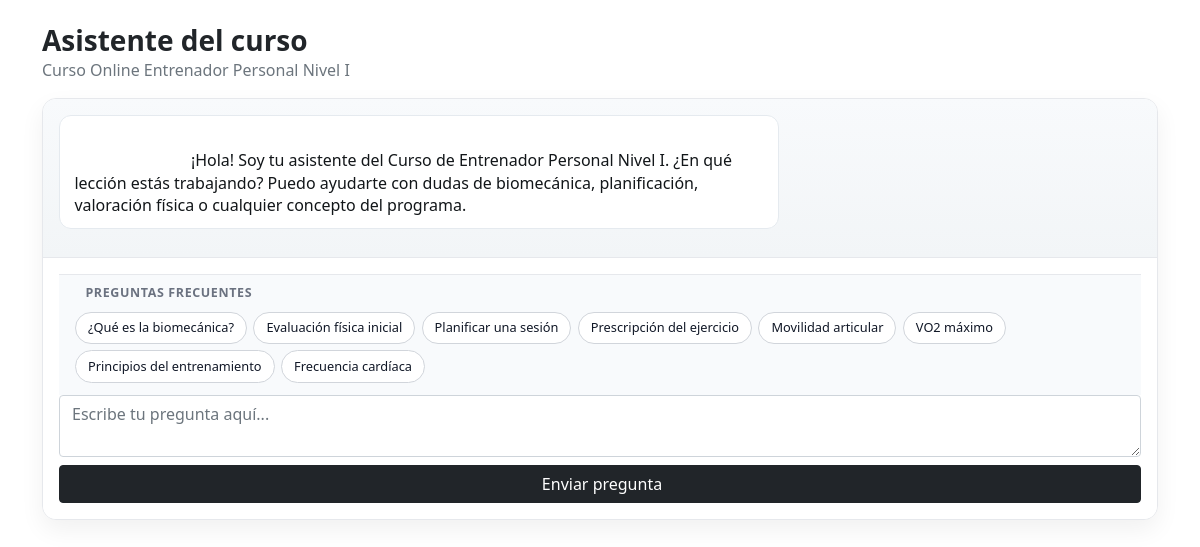
Page /student/chatbot.php?slug=entrenador-personal-nivel-i&embed=1 (signed in) on the committed database.
### tables this page shows
CREATE TABLE courses (
    id BIGINT UNSIGNED AUTO_INCREMENT PRIMARY KEY,
    slug VARCHAR(120) NOT NULL,
    title VARCHAR(180) NOT NULL,
    description TEXT NULL,
    price DECIMAL(10,2) NOT NULL DEFAULT 0.00,
    currency CHAR(3) NOT NULL DEFAULT 'EUR',
    duration_days INT UNSIGNED NULL,
    is_published TINYINT(1) NOT NULL DEFAULT 0,
    css_file VARCHAR(220) NULL COMMENT 'Ruta CSS específica del curso, p.ej. assets/css/pages/courses/entrenador-personal-nivel-i.css',
    created_at TIMESTAMP NOT NULL DEFAULT CURRENT_TIMESTAMP,
    updated_at TIMESTAMP NOT NULL DEFAULT CURRENT_TIMESTAMP ON UPDATE CURRENT_TIMESTAMP,
    UNIQUE KEY uq_courses_slug (slug),
    KEY idx_courses_published (is_published)
);

CREATE TABLE chatbot_configs (
    id BIGINT UNSIGNED AUTO_INCREMENT PRIMARY KEY,
    course_id BIGINT UNSIGNED NOT NULL,
    module_key VARCHAR(80) NOT NULL,
    system_prompt TEXT NULL,
    welcome_prompt TEXT NULL,
    is_enabled TINYINT(1) NOT NULL DEFAULT 1,
    max_tokens INT UNSIGNED NULL,
    temperature DECIMAL(3,2) NULL,
    created_at TIMESTAMP NOT NULL DEFAULT CURRENT_TIMESTAMP,
    updated_at TIMESTAMP NOT NULL DEFAULT CURRENT_TIMESTAMP ON UPDATE CURRENT_TIMESTAMP,
    CONSTRAINT fk_chatbot_configs_course FOREIGN KEY (course_id) REFERENCES courses(id) ON DELETE CASCADE ON UPDATE CASCADE,
    UNIQUE KEY uq_chatbot_configs_course (course_id),
    KEY idx_chatbot_configs_module (module_key)
);

### public/student/chatbot.php (called while the page is built, shortened)
<?php
require __DIR__ . '/../../app/config/database.php';
$user = getCurrentUser();
$slug = trim((string) ($_GET['slug'] ?? ''));
$embed = !empty($_GET['embed']);
$course = null;
$chatConfig = null;
$messages = [];
$errorMessage = null;
try {
    $stmt = db()->prepare('SELECT * FROM courses WHERE slug = ? AND is_published = 1 LIMIT 1');
    $stmt->execute([$slug]);
    $course = $stmt->fetch(PDO::FETCH_ASSOC) ?: null;
    $stmt = db()->prepare('SELECT * FROM chatbot_configs WHERE course_id = ? LIMIT 1');
    $stmt->execute([(int) $course['id']]);
    $chatConfig = $stmt->fetch(PDO::FETCH_ASSOC) ?: null;
} catch (Throwable $exception) {
    $errorMessage = $exception->getMessage();
}
if ($errorMessage === null && $course !== null) {
    try {
        $stmt = db()->prepare(<<<'SQL'
            SELECT message_role, content, created_at
            FROM chat_messages
            WHERE user_id = ? AND course_id = ?
            ORDER BY id DESC
            LIMIT 30
        SQL);
        $stmt->execute([(int) $user['id'], (int) $course['id']]);
        $messages = array_reverse($stmt->fetchAll(PDO::FETCH_ASSOC));
    } catch (Throwable) {
        $messages = [];
    }
    $lastMsg = end($messages);
}
require __DIR__ . '/../../app/views/student/chatbot.php';

### app/helpers/auth.php (called while the page is built, shortened)
<?php
function appBasePath(): string
{
    static $basePath = null;
    if ($basePath !== null) {
        return $basePath;
    }
    $scriptName = str_replace('\\', '/', $_SERVER['SCRIPT_NAME'] ?? '');
    $publicMarker = '/public/';
    $markerPosition = strpos($scriptName, $publicMarker);
    $dir = str_replace('\\', '/', dirname($scriptName));
    $dir = $dir === '/' ? '' : rtrim($dir, '/');
    $basePath = $dir;
    return $basePath;
}
function appUrl(string $path = ''): string
{
    $basePath = appBasePath();
    $normalizedPath = ltrim($path, '/');
    return $basePath === '' ? '/' . $normalizedPath : $basePath . '/' . $normalizedPath;
}

### app/config/database.php (called while the page is built, shortened)
<?php
function db(): PDO
{
    static $pdo = null;
    if ($pdo instanceof PDO) {
        return $pdo;
    }
    $host = '127.0.0.1';
    $port = 3306;
    $database = 'sitecraft';
    $username = 'root';
    $password = '';
    $charset = 'utf8mb4';
    $dsn = sprintf('mysql:host=%s;port=%d;dbname=%s;charset=%s', $host, $port, $database, $charset);
    $options = [
        PDO::ATTR_ERRMODE => PDO::ERRMODE_EXCEPTION,
        PDO::ATTR_DEFAULT_FETCH_MODE => PDO::FETCH_ASSOC,
        PDO::ATTR_EMULATE_PREPARES => false,
    ];
    $pdo = new PDO($dsn, $username, $password, $options);
    return $pdo;
}

### app/views/student/chatbot.php (the view, shortened to what this page needs)
<?php
if (empty($embed)) {
    require __DIR__ . '/../layouts/header.php';
} else {
?><!DOCTYPE html>
<html lang="es">
<head>
<link rel="stylesheet" href="<?= htmlspecialchars(appUrl('assets/css/base/bootstrap.min.css'), ENT_QUOTES, 'UTF-8'); ?>">
<link rel="stylesheet" href="<?= htmlspecialchars(appUrl('assets/icons/bootstrap-icons.css'), ENT_QUOTES, 'UTF-8'); ?>">
<link rel="stylesheet" href="<?= htmlspecialchars(appUrl('assets/css/pages/student/chatbot.css'), ENT_QUOTES, 'UTF-8'); ?>">
</head>
<body>
<?php } ?>
<div class="container my-4 chatbot-page">
    <div class="chatbot-page__header mb-3">
        <div>
            <h1>Asistente del curso</h1>
            <p class="text-muted mb-0">
                <?= htmlspecialchars($course['title'] ?? 'Curso', ENT_QUOTES, 'UTF-8'); ?>
            </p>
        </div>
    </div>
    <?php if ($errorMessage !== null): ?>
        <div class="alert alert-warning" role="alert">
            <?= htmlspecialchars($errorMessage, ENT_QUOTES, 'UTF-8'); ?>
        </div>
    <?php else: ?>
        <div class="chat-window">
            <div class="chat-window__messages" id="chatMessages">
                <?php if (empty($messages)): ?>
                    <div class="chat-msg chat-msg--assistant">
                        <div class="chat-msg__bubble">
                            <?= htmlspecialchars((string) ($chatConfig['welcome_prompt'] ?? 'Hola. Soy tu asistente del curso. Pregúntame cualquier duda.'), ENT_QUOTES, 'UTF-8'); ?>
                        </div>
                    </div>
                <?php endif; ?>
            </div>
            <form class="chat-window__form" id="chatForm" method="POST" action="<?= htmlspecialchars(appUrl('student/chatbot.php?slug=' . urlencode((string) ($course['slug'] ?? '')) . (!empty($embed) ? '&embed=1' : '')), ENT_QUOTES, 'UTF-8'); ?>">
                <div class="chat-suggestions" id="chatSuggestions">
                    <button type="button" class="chat-suggestions__toggle" id="suggestionsToggle" aria-expanded="true" aria-controls="suggestionsBody">
                        <i class="bi bi-lightbulb me-1"></i>Preguntas frecuentes
                    </button>
                    <div class="chat-suggestions__chips" id="suggestionsBody">
                        <button type="button" class="chat-suggestion-chip" data-q="¿Qué es la biomecánica del movimiento?">¿Qué es la biomecánica?</button>
                        <button type="button" class="chat-suggestion-chip" data-q="¿Cómo se hace una evaluación física inicial?">Evaluación física inicial</button>
                        <button type="button" class="chat-suggestion-chip" data-q="¿Cómo planificar una sesión de entrenamiento?">Planificar una sesión</button>
                        <button type="button" class="chat-suggestion-chip" data-q="¿Qué es la prescripción del ejercicio?">Prescripción del ejercicio</button>
                        <button type="button" class="chat-suggestion-chip" data-q="¿Cómo mejorar la movilidad articular?">Movilidad articular</button>
                        <button type="button" class="chat-suggestion-chip" data-q="¿Qué es el VO2 máximo?">VO2 máximo</button>
                        <button type="button" class="chat-suggestion-chip" data-q="¿Cuáles son los principios del entrenamiento?">Principios del entrenamiento</button>
                        <button type="button" class="chat-suggestion-chip" data-q="¿Qué es la frecuencia cardíaca máxima?">Frecuencia cardíaca</button>
                    </div>
                </div>
                <textarea name="message" id="chatTextarea" class="form-control" rows="2" placeholder="Escribe tu pregunta aquí..." required></textarea>
                <button type="submit" class="btn btn-dark mt-2 w-100">
                    <i class="bi bi-send me-1"></i>Enviar pregunta
                </button>
            </form>
        </div>
    <?php endif; ?>
</div>
<?php
if (empty($embed)) {
    require __DIR__ . '/../layouts/footer.php';
} else {
?>
</body>
</html>
<?php } ?>

### public/assets/css/pages/student/chatbot.css (style rules this page uses)
.chatbot-page__header { display: flex; align-items: center; justify-content: space-between; gap: 1rem; flex-wrap: wrap; }
.chatbot-page__header h1 { font-size: 1.75rem; font-weight: 700; margin: 0; }
.chat-window { background: #fff; border: 1px solid #e6e8ec; border-radius: 14px; box-shadow: 0 10px 24px rgba(0, 0, 0, 0.06); overflow: hidden; }
.chat-window__messages { max-height: 58vh; overflow: auto; padding: 1rem; background: linear-gradient(180deg, #f8fafc 0%, #f2f5f7 100%); }
.chat-msg { display: flex; margin-bottom: 0.8rem; }
.chat-msg__bubble { max-width: min(720px, 88%); padding: 0.7rem 0.9rem; border-radius: 12px; line-height: 1.4; white-space: pre-wrap; }
.chat-msg--assistant .chat-msg__bubble { background: #ffffff; color: #121619; border: 1px solid #e5eaef; }
.chat-window__form { border-top: 1px solid #e6e8ec; padding: 1rem; background: #fff; }
.chat-suggestions { border-top: 1px solid #e6e8ec; background: #f8fafc; }
.chat-suggestions__toggle { display: flex; align-items: center; gap: 0.4rem; width: 100%; padding: 0.55rem 1rem; background: none; border: none; font-size: 0.78rem; font-weight: 600; color: #6b7280; text-transform: uppercase; letter-spacing: 0.05em; cursor: pointer; transition: color 0.15s; }
.chat-suggestions__chips { display: flex; flex-wrap: wrap; gap: 0.4rem; padding: 0 1rem 0.75rem; }
.chat-suggestion-chip { display: inline-flex; align-items: center; padding: 0.35rem 0.75rem; border: 1px solid #d1d5db; border-radius: 999px; background: #fff; color: #111827; font-size: 0.8rem; font-weight: 500; cursor: pointer; transition: background 0.15s, border-color 0.15s, color 0.15s; white-space: nowrap; }

### rows in the picture
courses: title "Curso Online Entrenador Personal Nivel I"
chatbot_configs: welcome_prompt "¡Hola! Soy tu asistente del Curso de Entrenador Personal Nivel I. ¿En qué lección estás trabajando? Puedo ayudarte con dudas de biomecánica, planificación, valoración física o cualquier concepto del programa."
